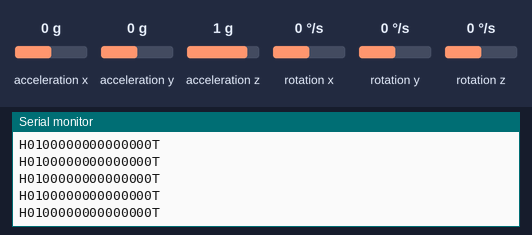
Recording of a program running on a simulated Arduino Nano, built with avr-gcc and run on an emulated ATmega328P. Parts: the last lines printed to the serial monitor. The inputs (shaded band) are chosen by the test bench; at power-on: acceleration x 0 g, acceleration y 0 g, acceleration z 1 g, rotation z 0 °/s, rotation x 0 °/s, rotation y 0 °/s.

Above: at 1.7 s.
1.8 s: acceleration x set to -1.4 g
At 2.3 s:
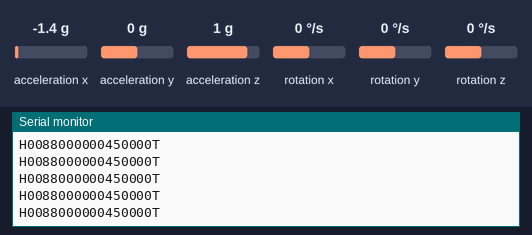
3.3 s: acceleration y set to -1.4 g
At 4.3 s:
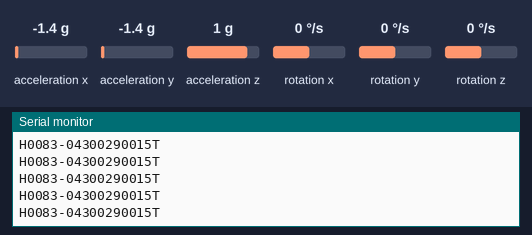
4.8 s: acceleration z set to -1.4 g
At 5.3 s:
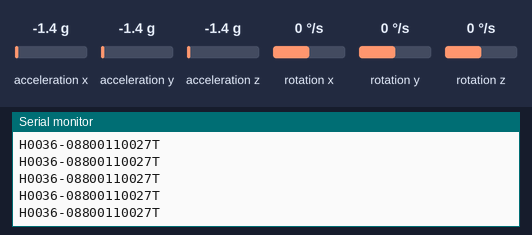
6.3 s: acceleration x set to -0.8 g
At 7.1 s:
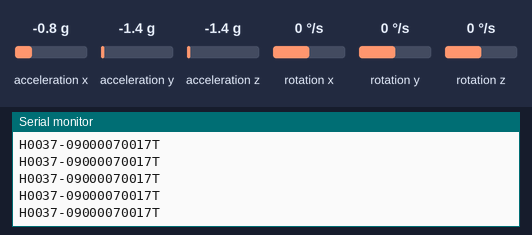
9.3 s: rotation z set to -192 °/s
At 10.4 s:
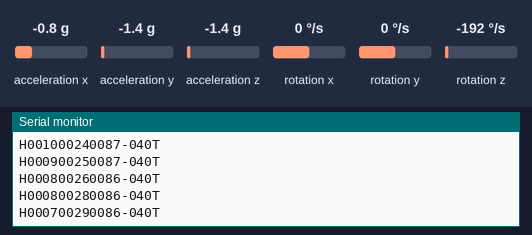
Timing chart, 0 to 11.8 s (numbered marks = the images above; inputs shaded):
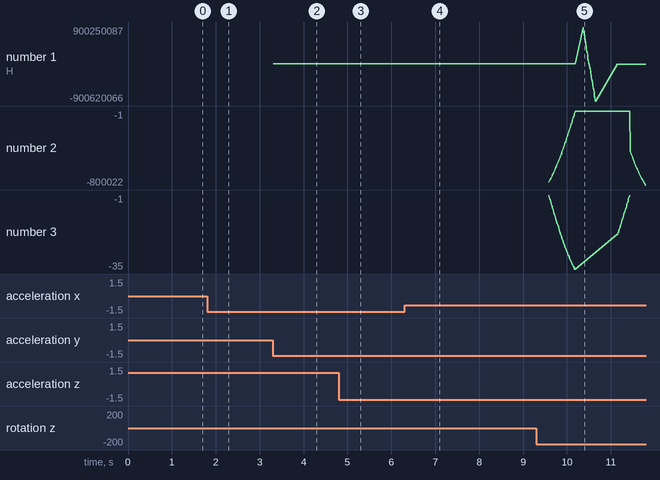

The program:

main.cpp
```cpp
#include "I2Cdev.h"
#include "MPU6050_6Axis_MotionApps20.h"
#if I2CDEV_IMPLEMENTATION == I2CDEV_ARDUINO_WIRE
    #include "Wire.h"
#endif

MPU6050 mpu;

// MPU control/status vars
bool dmpReady = false;  // set true if DMP init was successful
uint8_t mpuIntStatus;   // holds actual interrupt status byte from MPU
uint8_t devStatus;      // return status after each device operation (0 = success, !0 = error)
uint16_t packetSize;    // expected DMP packet size (default is 42 bytes)
uint16_t fifoCount;     // count of all bytes currently in FIFO
uint8_t fifoBuffer[64]; // FIFO storage buffer

// orientation/motion vars
Quaternion q;           // [w, x, y, z]         quaternion container
VectorFloat gravity;    // [x, y, z]            gravity vector

// packet
float packet[3];

void setup() {
    #if I2CDEV_IMPLEMENTATION == I2CDEV_ARDUINO_WIRE
        Wire.begin();
        Wire.setClock(400000);
    #elif I2CDEV_IMPLEMENTATION == I2CDEV_BUILTIN_FASTWIRE
        Fastwire::setup(400, true);
    #endif

    Serial.begin(115200);

    mpu.initialize();
    devStatus = mpu.dmpInitialize();

    if (devStatus == 0) {
        mpu.CalibrateAccel(6);
        mpu.CalibrateGyro(6);
        mpu.PrintActiveOffsets();
        mpu.setDMPEnabled(true);

        mpuIntStatus = mpu.getIntStatus();
        packetSize = mpu.dmpGetFIFOPacketSize();

        mpu.setXAccelOffset(-902);
        mpu.setYAccelOffset(-475);
        mpu.setZAccelOffset(1643);
        mpu.setXGyroOffset(-7);
        mpu.setYGyroOffset(777);
        mpu.setZGyroOffset(126);
    }
}

void loop() {
    if (devStatus != 0) return;
      if (mpu.dmpGetCurrentFIFOPacket(fifoBuffer)) {
          mpu.dmpGetQuaternion(&q, fifoBuffer);

          char buffer[18];
          int w = q.w * 100;
          int x = q.x * 100;
          int y = q.y * 100;
          int z = q.z * 100;

          sprintf(buffer, "H%04d%04d%04d%04dT", w, x, y, z);
          Serial.println(buffer);
      }
}
```

Measured:
- after the input at 1.8 s, the serial monitor: prints a new line at once (image 1)
- after the input at 3.3 s, the serial monitor: prints a new line at once (image 2)
- after the input at 4.8 s, the serial monitor: prints a new line at once (image 3)
- after the input at 6.3 s, the serial monitor: prints a new line at once (image 4)
- after the input at 9.3 s, the serial monitor: prints a new line at once (image 5)
- plotted number 1: 83 → 36 after the input at 4.8 s, 36 → 37 after the input at 6.3 s, 37 → -340041 after the input at 9.3 s
